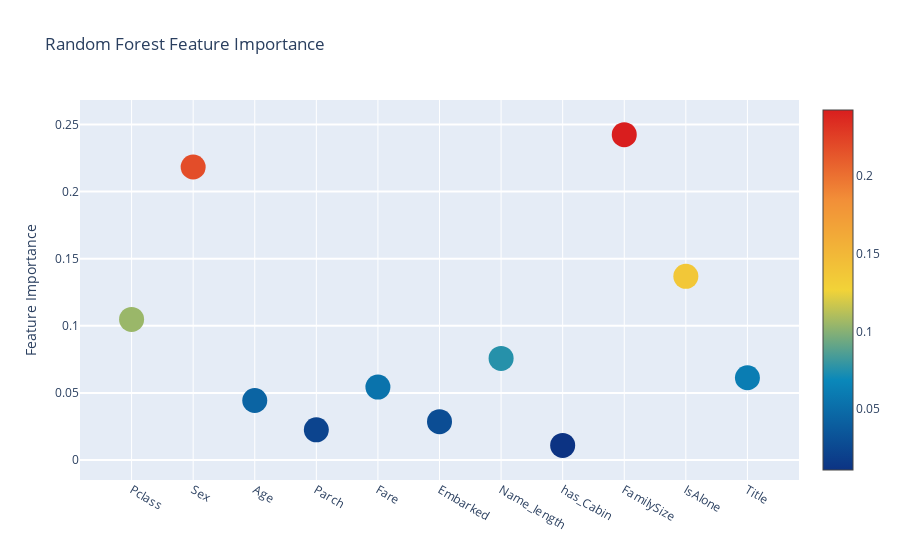
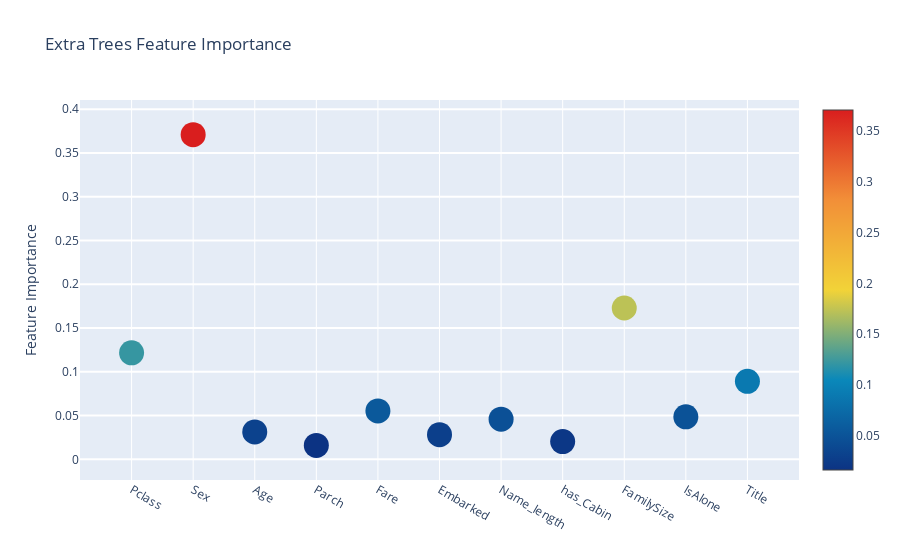
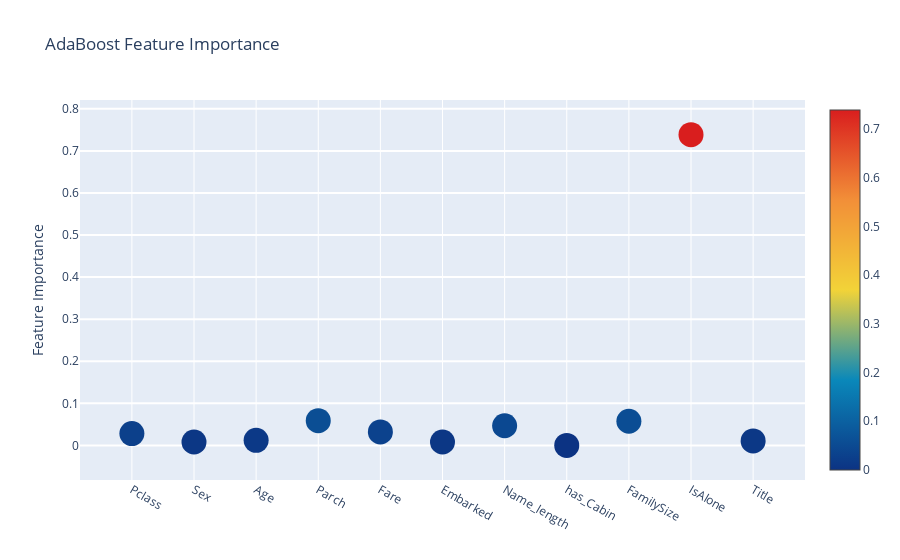
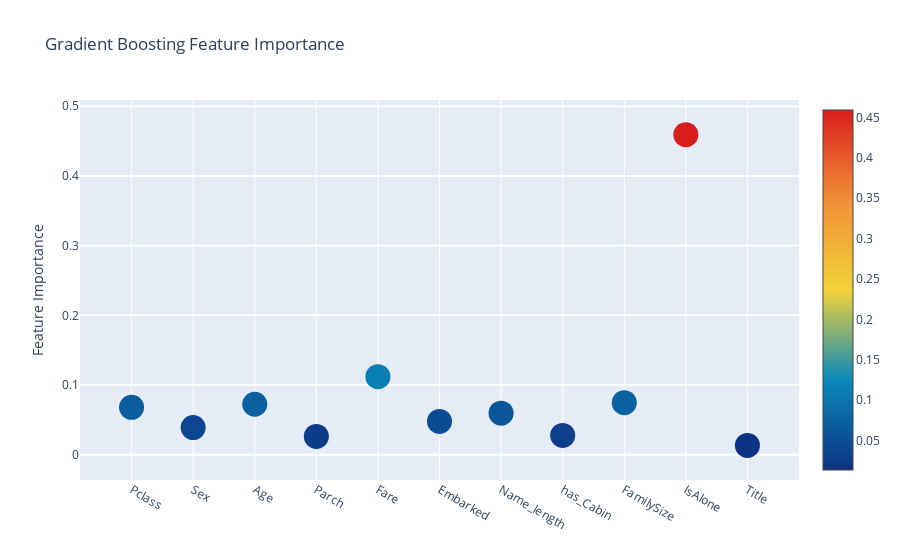

The code cell stored with these charts, in order, in its notebook:
### Markdown cell above
#### Interactive feature importances via Plotly scatterplots
Plotly 패키지를 사용하여 "Scatter"라는 plotly scatter plot를 통해 다른 분류기들의 특징 중요도 값을 시각화한다.

### Code cell
# Scatter plot
trace = go.Scatter(
    y = feature_dataframe['Random Forest feature importances'].values,
    x = feature_dataframe['features'].values,
    mode = 'markers',
    marker = dict(
        sizemode = 'diameter',
        sizeref = 1,
        size = 25,
#         size= feature_dataframe['AdaBoost feature importances'].values,
#         color = np.random.randn(500), #set color equal to a variable
        color = feature_dataframe['Random Forest feature importances'].values,
        colorscale='Portland',
        showscale=True
    ),
    text = feature_dataframe['features'].values
)
data = [trace]

layout = go.Layout(
    autosize = True,
    title = 'Random Forest Feature Importance',
    hovermode = 'closest',
#     xaxis= dict(
#         title= 'Pop',
#         ticklen= 5,
#         zeroline= False,
#         gridwidth= 2,
#     ),
    yaxis = dict(
        title = 'Feature Importance',
        ticklen = 5,
        gridwidth = 2
    ),
    showlegend = False
)
fig = go.Figure(data=data, layout=layout)
py.iplot(fig,filename='scatter2010')

# Scatter plot 
trace = go.Scatter(
    y = feature_dataframe['Extra Trees  feature importances'].values,
    x = feature_dataframe['features'].values,
    mode='markers',
    marker=dict(
        sizemode = 'diameter',
        sizeref = 1,
        size = 25,
#       size= feature_dataframe['AdaBoost feature importances'].values,
        #color = np.random.randn(500), #set color equal to a variable
        color = feature_dataframe['Extra Trees  feature importances'].values,
        colorscale='Portland',
        showscale=True
    ),
    text = feature_dataframe['features'].values
)
data = [trace]

layout= go.Layout(
    autosize= True,
    title= 'Extra Trees Feature Importance',
    hovermode= 'closest',
#     xaxis= dict(
#         title= 'Pop',
#         ticklen= 5,
#         zeroline= False,
#         gridwidth= 2,
#     ),
    yaxis=dict(
        title= 'Feature Importance',
        ticklen= 5,
        gridwidth= 2
    ),
    showlegend= False
)
fig = go.Figure(data=data, layout=layout)
py.iplot(fig,filename='scatter2010')

# Scatter plot 
trace = go.Scatter(
    y = feature_dataframe['AdaBoost feature importances'].values,
    x = feature_dataframe['features'].values,
    mode='markers',
    marker=dict(
        sizemode = 'diameter',
        sizeref = 1,
        size = 25,
#       size= feature_dataframe['AdaBoost feature importances'].values,
        #color = np.random.randn(500), #set color equal to a variable
        color = feature_dataframe['AdaBoost feature importances'].values,
        colorscale='Portland',
        showscale=True
    ),
    text = feature_dataframe['features'].values
)
data = [trace]

layout= go.Layout(
    autosize= True,
    title= 'AdaBoost Feature Importance',
    hovermode= 'closest',
#     xaxis= dict(
#         title= 'Pop',
#         ticklen= 5,
#         zeroline= False,
#         gridwidth= 2,
#     ),
    yaxis=dict(
        title= 'Feature Importance',
        ticklen= 5,
        gridwidth= 2
    ),
    showlegend= False
)
fig = go.Figure(data=data, layout=layout)
py.iplot(fig,filename='scatter2010')

# Scatter plot 
trace = go.Scatter(
    y = feature_dataframe['Gradient Boost feature importances'].values,
    x = feature_dataframe['features'].values,
    mode='markers',
    marker=dict(
        sizemode = 'diameter',
        sizeref = 1,
        size = 25,
#       size= feature_dataframe['AdaBoost feature importances'].values,
        #color = np.random.randn(500), #set color equal to a variable
        color = feature_dataframe['Gradient Boost feature importances'].values,
        colorscale='Portland',
        showscale=True
    ),
    text = feature_dataframe['features'].values
)
data = [trace]

layout= go.Layout(
    autosize= True,
    title= 'Gradient Boosting Feature Importance',
    hovermode= 'closest',
#     xaxis= dict(
#         title= 'Pop',
#         ticklen= 5,
#         zeroline= False,
#         gridwidth= 2,
#     ),
    yaxis=dict(
        title= 'Feature Importance',
        ticklen= 5,
        gridwidth= 2
    ),
    showlegend= False
)
fig = go.Figure(data=data, layout=layout)
py.iplot(fig,filename='scatter2010')

### Figure 1 — Plotly figure (JSON) as saved in the notebook; plotly's stock layout.template omitted (floating-point values rounded to 4 significant figures)
{"data": [{"marker": {"color": [0.1047, 0.2184, 0.04433, 0.02249, 0.05433, 0.02854, 0.0757, 0.01088, 0.2425, 0.1369, 0.06128], "colorscale": [[0, "rgb(12,51,131)"], [0.25, "rgb(10,136,186)"], [0.5, "rgb(242,211,56)"], [0.75, "rgb(242,143,56)"], [1, "rgb(217,30,30)"]], "showscale": true, "size": 25, "sizemode": "diameter", "sizeref": 1}, "mode": "markers", "text": ["Pclass", "Sex", "Age", "Parch", "Fare", "Embarked", "Name_length", "has_Cabin", "FamilySize", "IsAlone", "Title"], "type": "scatter", "x": ["Pclass", "Sex", "Age", "Parch", "Fare", "Embarked", "Name_length", "has_Cabin", "FamilySize", "IsAlone", "Title"], "y": [0.1047, 0.2184, 0.04433, 0.02249, 0.05433, 0.02854, 0.0757, 0.01088, 0.2425, 0.1369, 0.06128]}], "layout": {"autosize": true, "hovermode": "closest", "showlegend": false, "title": {"text": "Random Forest Feature Importance"}, "yaxis": {"gridwidth": 2, "ticklen": 5, "title": {"text": "Feature Importance"}}}}

### Figure 2 — Plotly figure (JSON) as saved in the notebook; plotly's stock layout.template omitted (floating-point values rounded to 4 significant figures)
{"data": [{"marker": {"color": [0.1217, 0.371, 0.0313, 0.01592, 0.05526, 0.02816, 0.0459, 0.0203, 0.1729, 0.04854, 0.0891], "colorscale": [[0, "rgb(12,51,131)"], [0.25, "rgb(10,136,186)"], [0.5, "rgb(242,211,56)"], [0.75, "rgb(242,143,56)"], [1, "rgb(217,30,30)"]], "showscale": true, "size": 25, "sizemode": "diameter", "sizeref": 1}, "mode": "markers", "text": ["Pclass", "Sex", "Age", "Parch", "Fare", "Embarked", "Name_length", "has_Cabin", "FamilySize", "IsAlone", "Title"], "type": "scatter", "x": ["Pclass", "Sex", "Age", "Parch", "Fare", "Embarked", "Name_length", "has_Cabin", "FamilySize", "IsAlone", "Title"], "y": [0.1217, 0.371, 0.0313, 0.01592, 0.05526, 0.02816, 0.0459, 0.0203, 0.1729, 0.04854, 0.0891]}], "layout": {"autosize": true, "hovermode": "closest", "showlegend": false, "title": {"text": "Extra Trees Feature Importance"}, "yaxis": {"gridwidth": 2, "ticklen": 5, "title": {"text": "Feature Importance"}}}}

### Figure 3 — Plotly figure (JSON) as saved in the notebook; plotly's stock layout.template omitted (floating-point values rounded to 4 significant figures)
{"data": [{"marker": {"color": [0.028, 0.008, 0.012, 0.05867, 0.032, 0.008, 0.04667, 0, 0.05733, 0.7387, 0.01067], "colorscale": [[0, "rgb(12,51,131)"], [0.25, "rgb(10,136,186)"], [0.5, "rgb(242,211,56)"], [0.75, "rgb(242,143,56)"], [1, "rgb(217,30,30)"]], "showscale": true, "size": 25, "sizemode": "diameter", "sizeref": 1}, "mode": "markers", "text": ["Pclass", "Sex", "Age", "Parch", "Fare", "Embarked", "Name_length", "has_Cabin", "FamilySize", "IsAlone", "Title"], "type": "scatter", "x": ["Pclass", "Sex", "Age", "Parch", "Fare", "Embarked", "Name_length", "has_Cabin", "FamilySize", "IsAlone", "Title"], "y": [0.028, 0.008, 0.012, 0.05867, 0.032, 0.008, 0.04667, 0, 0.05733, 0.7387, 0.01067]}], "layout": {"autosize": true, "hovermode": "closest", "showlegend": false, "title": {"text": "AdaBoost Feature Importance"}, "yaxis": {"gridwidth": 2, "ticklen": 5, "title": {"text": "Feature Importance"}}}}

### Figure 4 — Plotly figure (JSON) as saved in the notebook; plotly's stock layout.template omitted (floating-point values rounded to 4 significant figures)
{"data": [{"marker": {"color": [0.06796, 0.03889, 0.07238, 0.02629, 0.1119, 0.04779, 0.05966, 0.02775, 0.07463, 0.4593, 0.0134], "colorscale": [[0, "rgb(12,51,131)"], [0.25, "rgb(10,136,186)"], [0.5, "rgb(242,211,56)"], [0.75, "rgb(242,143,56)"], [1, "rgb(217,30,30)"]], "showscale": true, "size": 25, "sizemode": "diameter", "sizeref": 1}, "mode": "markers", "text": ["Pclass", "Sex", "Age", "Parch", "Fare", "Embarked", "Name_length", "has_Cabin", "FamilySize", "IsAlone", "Title"], "type": "scatter", "x": ["Pclass", "Sex", "Age", "Parch", "Fare", "Embarked", "Name_length", "has_Cabin", "FamilySize", "IsAlone", "Title"], "y": [0.06796, 0.03889, 0.07238, 0.02629, 0.1119, 0.04779, 0.05966, 0.02775, 0.07463, 0.4593, 0.0134]}], "layout": {"autosize": true, "hovermode": "closest", "showlegend": false, "title": {"text": "Gradient Boosting Feature Importance"}, "yaxis": {"gridwidth": 2, "ticklen": 5, "title": {"text": "Feature Importance"}}}}
